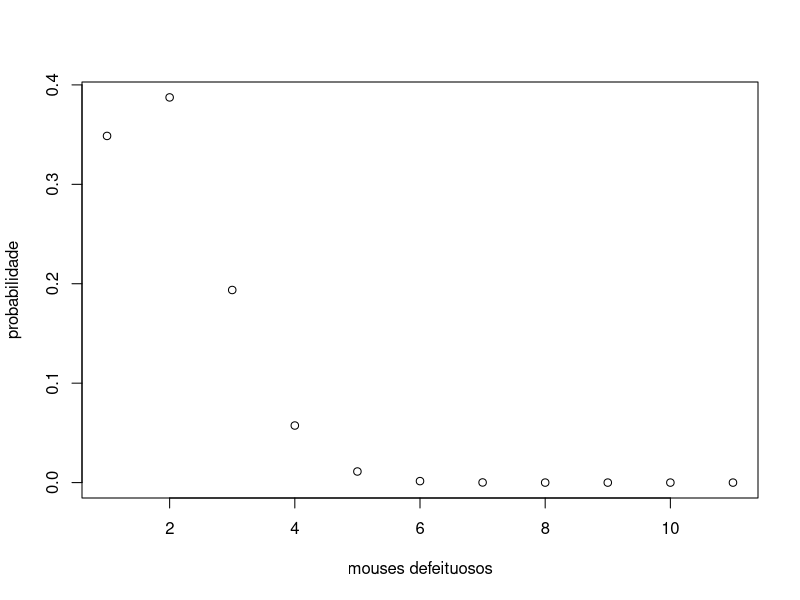
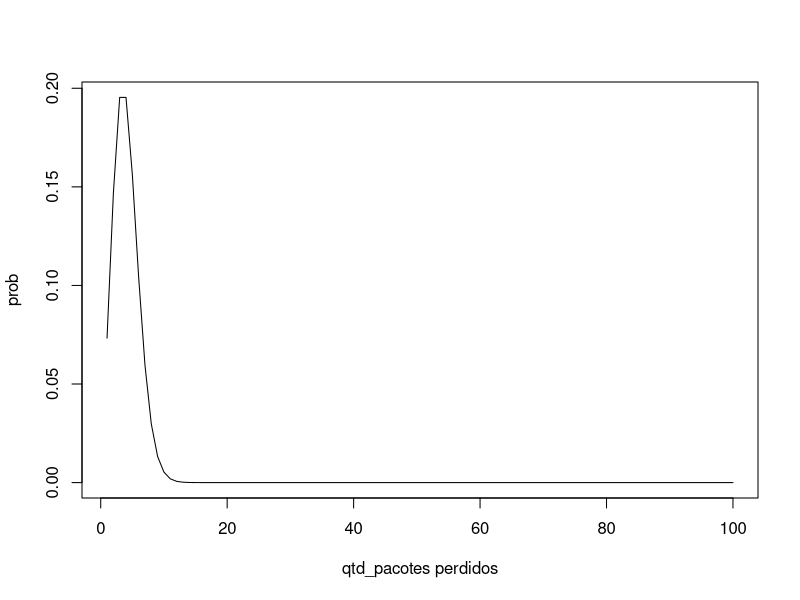
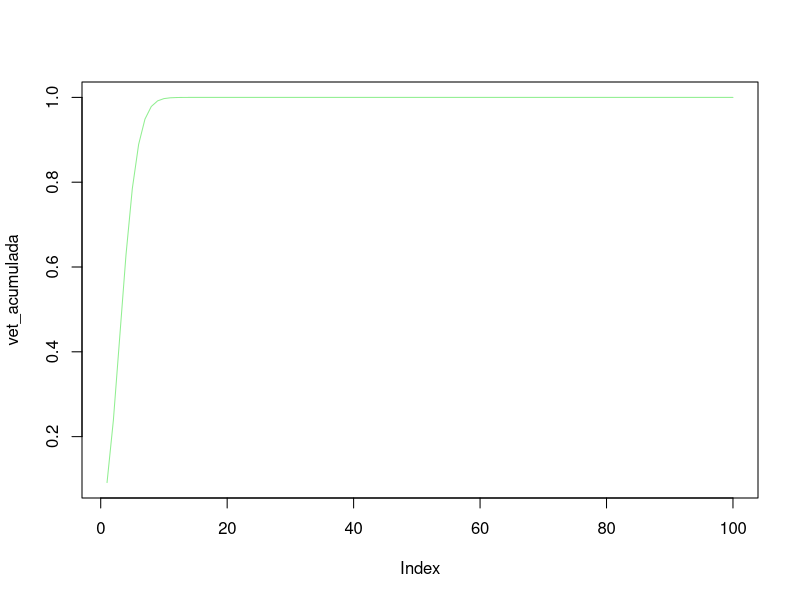

Recreate these plots in R, in order.
#Q2 A 
set.seed(123)
prob <- 0.1
amostra <- 10

cat("exatamente 3", dbinom(3, amostra ,prob),"\n")
cat("mais de 2 ", 1 - pbinom(2, amostra ,prob),"\n")
cat("até 4", pbinom(4, amostra ,prob),"\n")


# Q2 B
vet <- dbinom(0:amostra, amostra, prob)
plot(vet,
xlab = "mouses defeituosos",
ylab = "probabilidade",
type = "p")


#na simulação podemos usar r"distribuicao" nsample vezes e fazer a operação de vetor e no fim usar mean 
n_simulacoes <- 100000 
resultados_simulados <- rbinom(n_simulacoes, size = amostra, prob = prob)
cat("simu ext 3:", mean(resultados_simulados == 3), "\n")
cat("simu mais de 2:", mean(resultados_simulados > 2), "\n")
cat("simu ate 4:", mean(resultados_simulados <= 4), "\n")


#Q3  A geometrica é até o primeiro acerto 
prob <- 0.85
cat("a chance de seja exatamente 4 é: ", dgeom(3, prob), "\n")
cat("a chance de ser no maximo 4 é: ", pgeom(3, prob), "\n")
resultados_simulados <- rgeom(n_simulacoes,prob)
cat("a chance de ao menos 4 é: ",mean(resultados_simulados >= 3), "\n")

#Q4 A
# --- DADOS DO BRASIL ---
# População: 8 destros (m), 2 não destros (n) -> Total 10
# Sorteio (k): 3 nadadores
# Queremos que TODOS os 3 sorteados sejam destros (x = 3)
prob_br_todos_destros <- dhyper(x = 3, m = 8, n = 2, k = 3)

# --- DADOS DA ITÁLIA ---
# População: 7 destros (m), 3 não destros (n) -> Total 10
# Sorteio (k): 4 nadadores
# Queremos que TODOS os 4 sorteados sejam destros (x = 4)
prob_it_todos_destros <- dhyper(x = 4, m = 7, n = 3, k = 4)

cat(1-(prob_br_todos_destros * prob_it_todos_destros)) 

#Q4 B

resultados_simulados_br <- rhyper(n_simulacoes, 8, 2, 3)
resultados_simulados_it <- rhyper(n_simulacoes, 7, 3, 4)
cat("teste bonito: ", 1-(sum((resultados_simulados_br == 3) &(resultados_simulados_it == 4)))/n_simulacoes, "\n") #outro jeito de fazer 
resultado_total_destros <- resultados_simulados_br + resultados_simulados_it 
cat("a chance de ter ao menos 1 esquerdista: ",mean(resultado_total_destros < 7), "\n")

#Q5
lambda <- 4
vet <- dpois(1:100, lambda)
cat(vet)
vet_acumulada <- ppois(1:100,lambda)
plot(vet,
xlab = "qtd_pacotes perdidos",
ylab = "prob",
type = "l")

plot(vet_acumulada,
col = "lightgreen",
type = "l")
